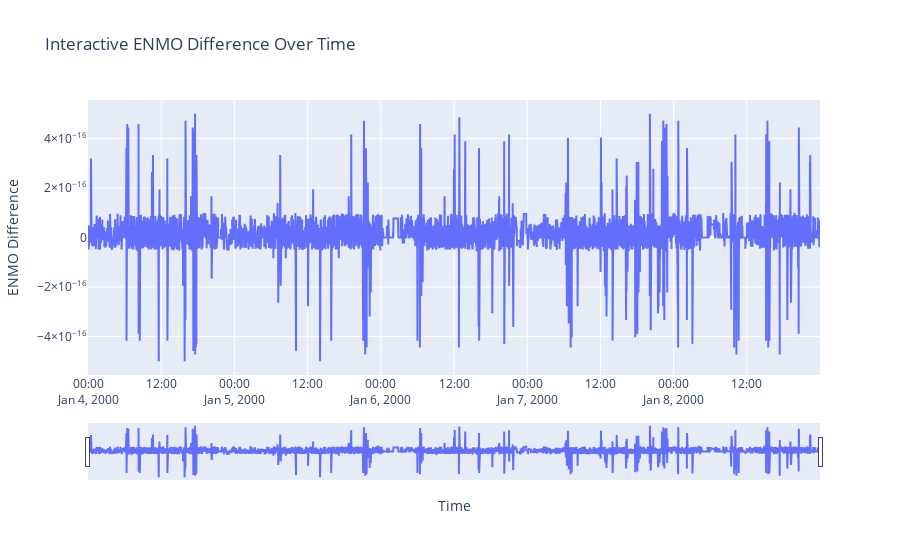

Write notebook code for a chart like this one.
### Code cell
fig = go.Figure()
fig.add_trace(go.Scatter(x=diff["TIMESTAMP"], y=diff["ENMO"], mode="lines", name="ENMO Difference"))

fig.update_layout(
    title="Interactive ENMO Difference Over Time",
    xaxis_title="Time",
    yaxis_title="ENMO Difference",
    xaxis=dict(rangeslider=dict(visible=True)),  # Adds a range slider for zooming
)

fig.show()

### Figure 1 — Plotly figure (JSON) as saved in the notebook; plotly's stock layout.template omitted (floating-point values rounded to 4 significant figures; data arrays with more than 128 entries replaced by an {"elided": "..."} marker saying what was removed)
{"data": [{"mode": "lines", "name": "ENMO Difference", "x": {"elided": "7200 str values"}, "y": {"elided": "7200 float values"}, "type": "scatter"}], "layout": {"xaxis": {"rangeslider": {"visible": true}, "title": {"text": "Time"}}, "title": {"text": "Interactive ENMO Difference Over Time"}, "yaxis": {"title": {"text": "ENMO Difference"}}}}
